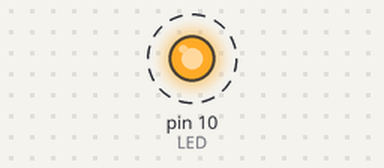
This sketch was run on a simulated Arduino Uno, built with avr-gcc and run on an emulated ATmega328P. Shown: output pins drawn as LEDs (lit = HIGH). Dashed ring = blinking.

Above: at 0.5 s.
Timing chart, 0 to 3.0 s (numbered marks = the images above):
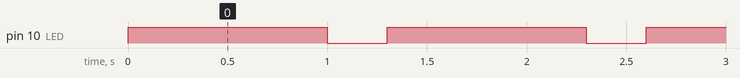

Measured:
- by itself, pin 10 (LED): alternates HIGH for 1.0 s and LOW for 0.30 s

The sketch:

01-piscar-led.ino
```cpp
#define LED 10

void setup() {
  // put your setup code here, to run once:
  pinMode(LED, OUTPUT);
}

void loop() {
  // put your main code here, to run repeatedly:
  digitalWrite(LED, HIGH);
  delay(1000);
  digitalWrite(LED, LOW);
  delay(300);
}
```
